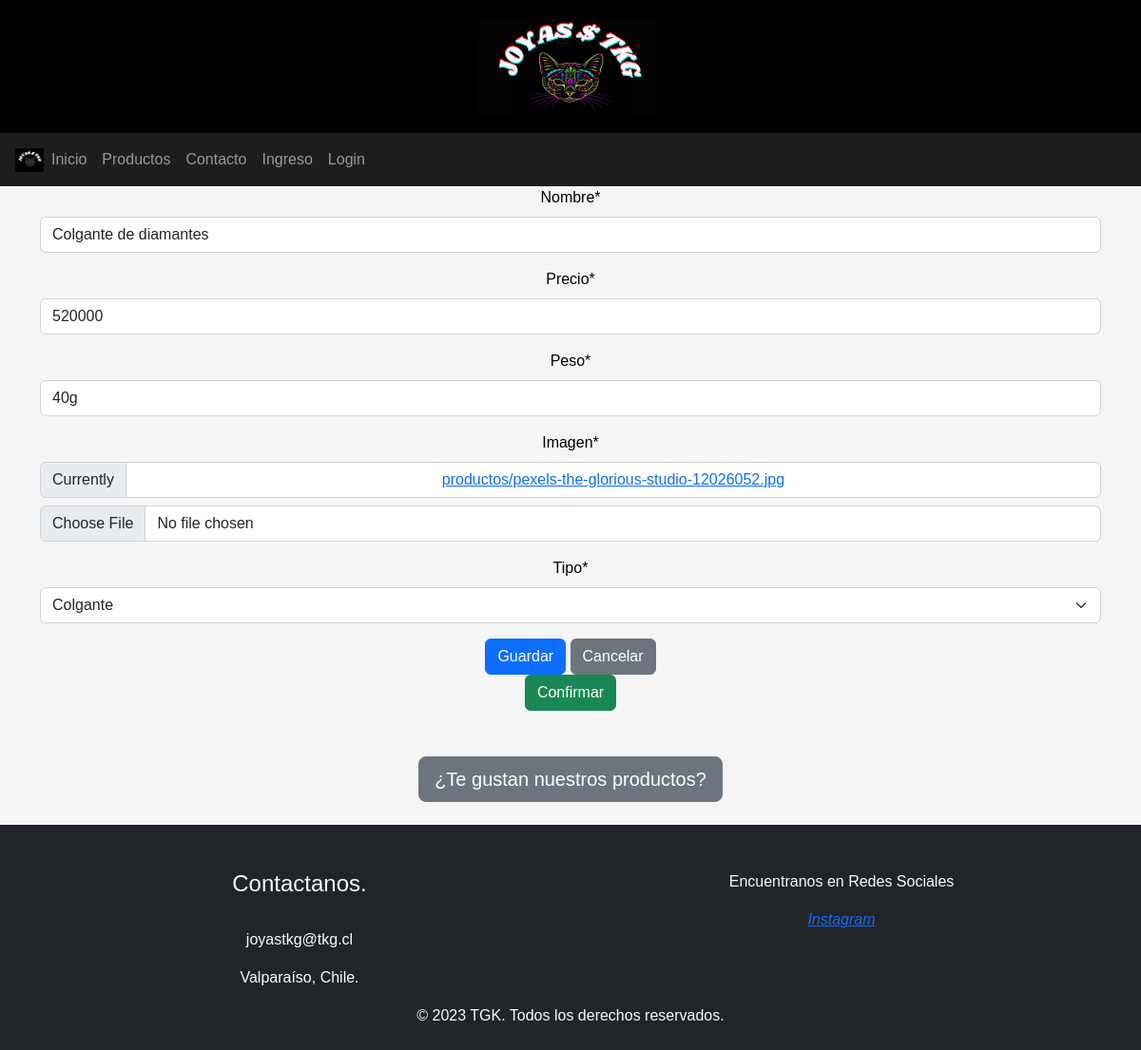
/modificar-producto/1, run on the app's committed database.
### joyastkg/models.py (models this page shows, shortened)
class Producto(models.Model):
    nombre = models.CharField(max_length=50)
    precio = models.IntegerField()
    peso = models.CharField(max_length=4)
    imagen = models.ImageField(upload_to="productos", null=True)
    tipo = models.ForeignKey(Tipo, on_delete=models.CASCADE)

class Tipo(models.Model):
    nombre = models.CharField(max_length=35)
    def __str__(self):
        return self.nombre

### joyastkg/views.py (the view)
# urls.py: path('modificar-producto/<id>', views.modificarProducto, name='modificar-producto'),
def modificarProducto(request, id):
    producto = get_object_or_404(Producto, id=id)
    datos = {'form': ProductoForm(instance=producto)}
    if request.method == 'POST':
        formulario = ProductoForm(data=request.POST, instance=producto, files=request.FILES)
        if formulario.is_valid():
            formulario.save()
            datos["mensaje"] = "Producto modificado!"
            return redirect(to="listar-producto")
    return render(request, 'joyastkg/producto/modificar.html', datos)

### joyastkg/forms.py
class ProductoForm(forms.ModelForm):
    class Meta:
        model = Producto
        fields = "__all__"

### joyastkg/templates/joyastkg/producto/modificar.html (shortened to what this page needs)
{% extends 'joyastkg/base.html' %}
{% load crispy_forms_tags %}
{% load crispy_forms_filters %}
{% block contenido %}
 <div class="container">
        <div class="row justify">
            <form action="" method="post" enctype="multipart/form-data">
                    {{ form | crispy }}
                    <input type="submit" value="Guardar" class="btn btn-primary">
                    <input type="submit" value="Cancelar" class="btn btn-secondary">
                    <div class="mb-4">
                        <button class="btn btn-success" type="submit">Confirmar</button>
                    </div>
            </form>
        </div>
</div>
{% endblock %}

### joyastkg/static/joyastkg/style.css (style rules this page uses)
body { background-color: whitesmoke; color: black; font-family:'Franklin Gothic Medium', 'Arial Narrow', Arial, sans-serif; }
.row { display: flex; flex-wrap: wrap; text-align: center; }

### data on the page
Producto: nombre "Colgante de diamantes", precio "520000", peso "40g", tipo "Colgante"
